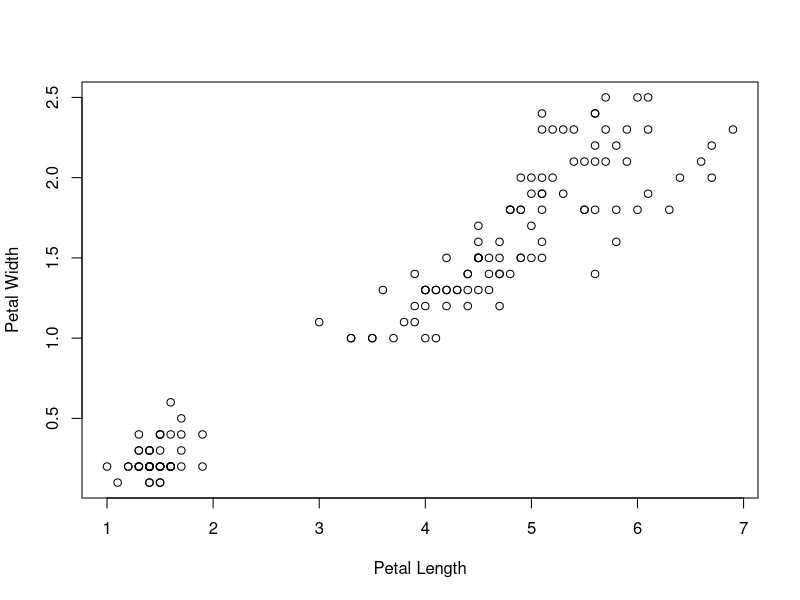
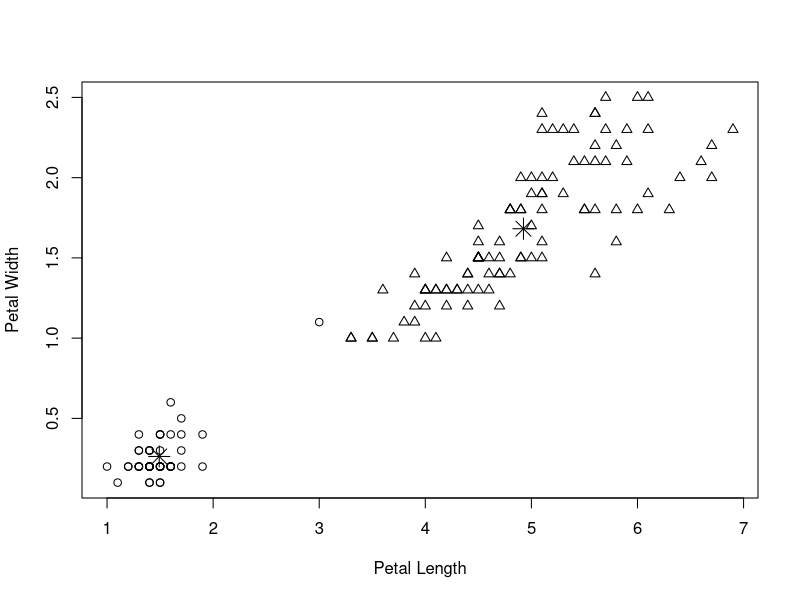
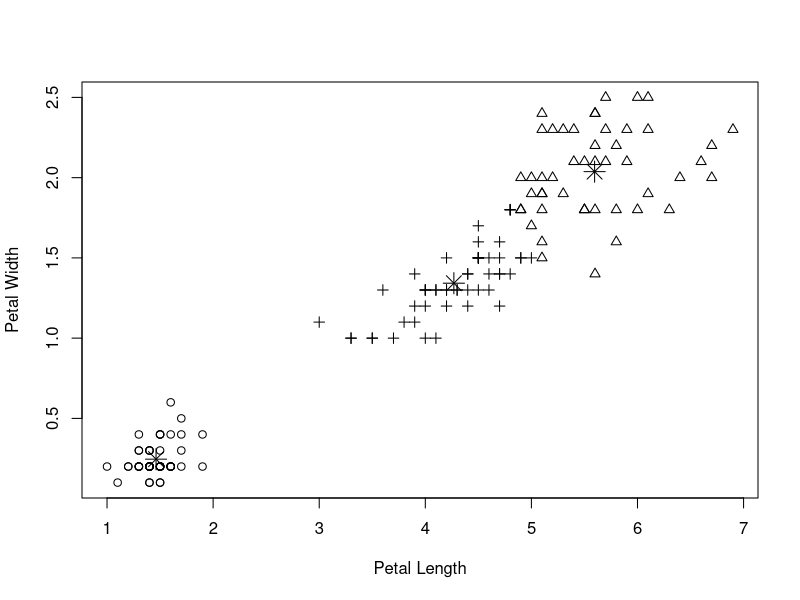

These figures' R source, in order:
## ---- chunk 1
options(htmltools.dir.version = FALSE, eval = FALSE, message = FALSE,
       fig.retina = 3)
## ---- chunk 2
plot(x = iris$Petal.Length, y = iris$Petal.Width, xlab = "Petal Length",
    ylab = "Petal Width")
## ---- chunk 3
data = data.frame(iris$Petal.Length, iris$Petal.Width)

iris.kmeans <- kmeans(data, 2)

plot(x = iris$Petal.Length, y = iris$Petal.Width, pch = iris.kmeans$cluster,
    xlab = "Petal Length", ylab = "Petal Width")
points(iris.kmeans$centers, pch = 8, cex = 2)
## ---- chunk 4
iris.kmeans3 <- kmeans(data, 3)
plot(x = iris$Petal.Length, y = iris$Petal.Width, pch = iris.kmeans3$cluster,
    xlab = "Petal Length", ylab = "Petal Width")

points(iris.kmeans3$centers, pch = 8, cex = 2)
## ---- chunk 5
table(iris.kmeans3$cluster, iris$Species)
